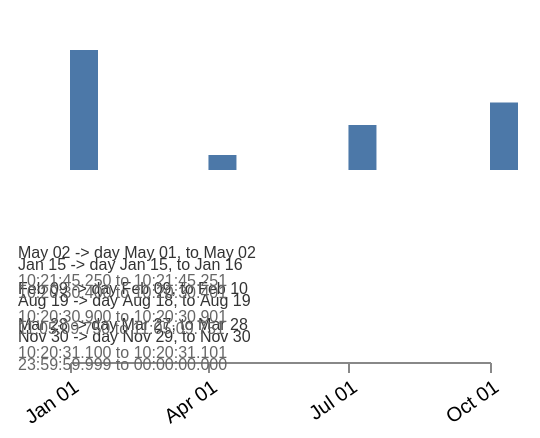

Write a Vega-Lite specification for this figure.
### Vega specification from a JSON file in a GitHub repository (floating-point values rounded to 4 significant figures)
{"$schema": "https://vega.github.io/schema/vega/v6.json", "description": "The five time units no fixture had bucketed by. Quarter and dayofyear are the two that are not a field of a date at all — a quarter is three months rounded down and a dayofyear ignores the month entirely, so a reading in February and one in March land in the same quarter bucket and in different dayofyear ones. Minutes, seconds and milliseconds are the other end of the scale, where the bucket is shorter than the gap between readings and every row keeps its own. Each row is labelled with the instant its bucket starts, so the boundaries themselves are compared rather than a bar's height.", "width": 260, "height": 170, "padding": 5, "background": "white", "data": [{"name": "readings", "values": [{"t": "2026-01-15T10:20:30.400Z", "v": 3}, {"t": "2026-02-09T10:20:30.900Z", "v": 5}, {"t": "2026-03-28T10:20:31.100Z", "v": 8}, {"t": "2026-05-02T10:21:45.250Z", "v": 2}, {"t": "2026-08-19T11:05:09.750Z", "v": 6}, {"t": "2026-11-30T23:59:59.999Z", "v": 9}], "format": {"parse": {"t": "date"}}}, {"name": "quarters", "source": "readings", "transform": [{"type": "timeunit", "field": "t", "units": ["year", "quarter"], "timezone": "utc", "as": ["q0", "q1"]}, {"type": "aggregate", "groupby": ["q0"], "fields": ["v"], "ops": ["sum"], "as": ["total"]}]}, {"name": "days", "source": "readings", "transform": [{"type": "timeunit", "field": "t", "units": ["dayofyear"], "timezone": "utc", "as": ["d0", "d1"]}]}, {"name": "fine", "source": "readings", "transform": [{"type": "timeunit", "field": "t", "units": ["hours", "minutes", "seconds", "milliseconds"], "timezone": "utc", "as": ["f0", "f1"]}]}], "scales": [{"name": "x", "type": "utc", "domain": {"data": "quarters", "field": "q0"}, "range": [30, 240], "nice": {"interval": "quarter"}}, {"name": "y", "type": "linear", "domain": {"data": "quarters", "field": "total"}, "range": [80, 20], "zero": true}], "axes": [{"orient": "bottom", "scale": "x", "offset": 6, "format": "%b %d", "tickCount": {"interval": "quarter"}, "labelAngle": -35, "labelAlign": "right"}], "marks": [{"type": "rect", "from": {"data": "quarters"}, "encode": {"enter": {"x": {"scale": "x", "field": "q0"}, "width": {"value": 14}, "y": {"scale": "y", "field": "total"}, "y2": {"scale": "y", "value": 0}, "fill": {"value": "#4c78a8"}}}}, {"type": "text", "from": {"data": "days"}, "encode": {"enter": {"x": {"value": 4}, "y": {"signal": "112 + datum.v * 6"}, "text": {"signal": "utcFormat(datum.t, '%b %d') + ' -> day ' + utcFormat(datum.d0, '%b %d') + ', to ' + utcFormat(datum.d1, '%b %d')"}, "fontSize": {"value": 8}, "fill": {"value": "#333333"}}}}, {"type": "text", "from": {"data": "fine"}, "encode": {"enter": {"x": {"value": 4}, "y": {"signal": "126 + datum.v * 6"}, "text": {"signal": "utcFormat(datum.f0, '%H:%M:%S.%L') + ' to ' + utcFormat(datum.f1, '%H:%M:%S.%L')"}, "fontSize": {"value": 8}, "fill": {"value": "#666666"}}}}]}
